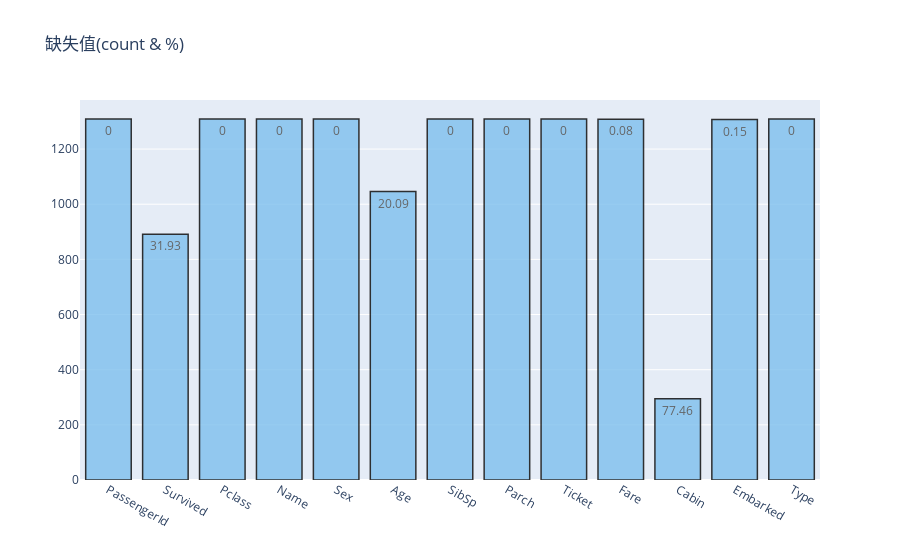

The cell this chart's notebook holds for it:
### Code cell
missing_plot(data, 'PassengerId')

### Figure 1 — Plotly figure (JSON) as saved in the notebook; plotly's stock layout.template omitted (floating-point values rounded to 4 significant figures)
{"data": [{"marker": {"color": "#7EC0EE", "line": {"color": "#000000", "width": 1.5}}, "opacity": 0.8, "text": [0, 31.93, 0, 0, 0, 20.09, 0, 0, 0, 0.08, 77.46, 0.15, 0], "textposition": "auto", "type": "bar", "x": ["PassengerId", "Survived", "Pclass", "Name", "Sex", "Age", "SibSp", "Parch", "Ticket", "Fare", "Cabin", "Embarked", "Type"], "y": [1309, 891, 1309, 1309, 1309, 1046, 1309, 1309, 1309, 1308, 295, 1307, 1309]}], "layout": {"title": {"text": "缺失值(count & %)"}}}
